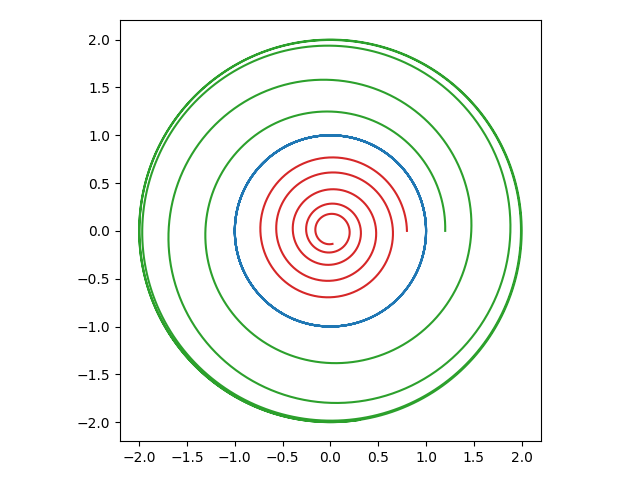

Source code (Python):
import numpy as np
import matplotlib.pyplot as plt

# x' = -y + ax(x^2+y^2-1)(4-x^2-y^2),
# y' = x + ay(x^2+y^2-1)(4-x^2-y^2) 

# パラメータ 
a: float = 0.02

# 右辺のベクトル場
def f(x):
    s = x[0]**2 + x[1]**2 
    r1 = a * (s - 1) * (4 - s) 
    return np.array([
        -x[1] + x[0] * r1, 
        x[0] + x[1] * r1 
    ])
# ヤコビ行列
def Df(x): 
    s = x[0]**2 + x[1]**2 
    r1 = a * (s - 1) * (4 - s) 
    r2 = a * (5 - 2*s)
    return np.array([ 
        [r1 + 2 * x[0]**2 * r2, -1 + 2 * x[0] * x[1] * r2], 
        [1 + 2 * x[0] * x[1] * r2, r1 + 2 * x[1]**2 * r2]
    ])

# 古典的ルンゲ=クッタ (４段陽的ルンゲ=クッタ)
def runge_kutta(x: np.ndarray, M: np.ndarray, tau: float):
    k1 = f(x)
    K1 = Df(x) @ M
    k2 = f(x + tau/2 * k1)
    K2 = Df(x + tau/2 * k1) @ (M + tau/2 * K1)
    k3 = f(x + tau/2 * k2)
    K3 = Df(x + tau/2 * k2) @ (M + tau/2 * K2)
    k4 = f(x + tau * k3)
    K4 = Df(x + tau * k3) @ (M + tau * K3) 
    x = x + tau/6 * (k1 + 2*k2 + 2*k3 + k4) 
    M = M + tau/6 * (K1 + 2*K2 + 2*K3 + K4) 
    return x, M

# フローから x(T), M(T) を計算
def flow_map(q0: np.ndarray, time_steps: int = None): 
    x = q0[:-1]
    T = q0[-1]
    M = np.eye(2)
    if time_steps is None: 
        time_steps = 3000
    tau = T/time_steps 
    for _ in range(time_steps): 
        x, M = runge_kutta(x, M, tau) 
    return x, M

# ニュートン法を適用する写像
def F(q0: np.ndarray, x: np.ndarray): 
    # x は x, M = flow_map(q0) の出力を用いる
    return np.hstack((x - q0[:-1], q0[1]))

# プロット作成用にルンゲ=クッタ法を解く
def save_orbit(x0: np.ndarray, tau: float, N: int): 
    x = np.empty((2, N+1))
    x[:, 0] = x0
    for i in range(N):
        k1 = f(x[:, i])
        k2 = f(x[:, i] + tau/2 * k1)
        k3 = f(x[:, i] + tau/2 * k2)
        k4 = f(x[:, i] + tau * k3)
        x[:, i+1] = x[:, i] + tau/6 * (k1 + 2*k2 + 2*k3 + k4) 
    return x

# プロットの準備
fig, ax = plt.subplots() 
fig.tight_layout()
ax.set_aspect('equal')
tau: float = 1e-2 
N: int = 3000
# (比較用) 適当な初期値から軌道をプロット
x0 = [0.8, 0.0]
x = save_orbit(x0, tau, N) 
ax.plot(x[0], x[1], color='tab:red')
x0 = [1.2, 0.0]
x = save_orbit(x0, tau, N) 
ax.plot(x[0], x[1], color='tab:green')

# ============================================================
# 狙い撃ち法
# ============================================================

# 狙い撃ち法による反復の初期設定
q0 = np.array([
    1.05,   # r=1 に近い x0
    0,      # 位相条件より y0 = 0
    6.1     # 2\pi に近い T
])

# ニュートン法の反復
for _ in range(100):
    # x(T), M(T) の計算 
    x, M = flow_map(q0) 
    if np.linalg.norm(F(q0, x)) < 1e-10: 
        break
    # ヤコビ行列の計算 
    J = np.zeros((3, 3))
    J[:2, :2] = M - np.eye(2)
    J[:2, 2] = f(x)
    J[2, 0] = 0.0
    J[2, 1] = 1.0
    J[2, 2] = 0.0
    # ニュートン法による更新 
    d = np.linalg.solve(J, F(q0, x)) 
    q0 -= d

# 狙い撃ち法で求めた初期値から計算した軌道のプロット 
x = save_orbit(q0[:-1], tau, N) 
ax.plot(x[0], x[1], color='tab:blue')

plt.savefig('shooting_method.png')    
plt.show()
